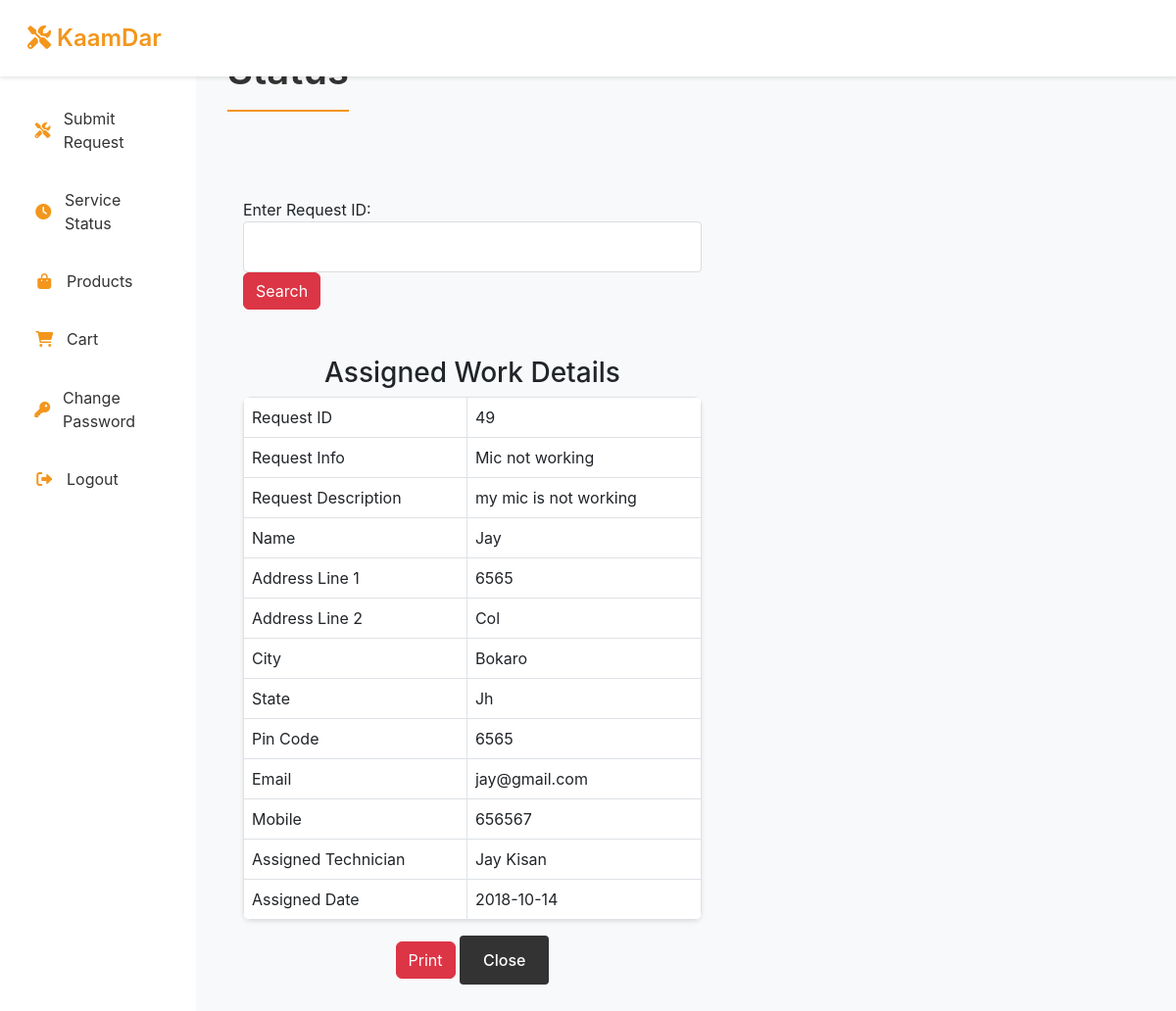
The page /Kaamdar_PHP/Requester/CheckStatus.php?checkid=49 (signed in) on the database its author committed.
### tables this page shows
CREATE TABLE `assignwork_tb` (
  `rno` int(11) NOT NULL,
  `request_id` int(11) NOT NULL,
  `request_info` text NOT NULL,
  `request_desc` text NOT NULL,
  `requester_name` varchar(60) NOT NULL,
  `requester_add1` text NOT NULL,
  `requester_add2` text NOT NULL,
  `requester_city` varchar(60) NOT NULL,
  `requester_state` varchar(60) NOT NULL,
  `requester_zip` int(11) NOT NULL,
  `requester_email` varchar(60) NOT NULL,
  `requester_mobile` bigint(11) NOT NULL,
  `assign_tech` varchar(60) NOT NULL,
  `assign_date` date NOT NULL
);

### Kaamdar_PHP/Requester/CheckStatus.php (the view, shortened to what this page needs)
<?php
include('includes/header.php');
include('../dbConnection.php');
?>
<div class="col-sm-6 mt-5  mx-3">
  <form action="" class="mt-3 form-inline d-print-none">
    <div class="form-group mr-3">
      <label for="checkid">Enter Request ID: </label>
      <input type="text" class="form-control ml-3" id="checkid" name="checkid" onkeypress="isInputNumber(event)">
    </div>
    <button type="submit" class="btn btn-danger">Search</button>
  </form>
  <?php
  if(isset($_REQUEST['checkid'])){
    $request_id = $_REQUEST['checkid'];
    $sql = "SELECT * FROM assignwork_tb WHERE request_id = ?";
    $stmt = $conn->prepare($sql);
    $stmt->bind_param("i", $request_id);
    $stmt->execute();
    $result = $stmt->get_result();
    $row = $result->fetch_assoc();
    if($row){ ?>
  <h3 class="text-center mt-5">Assigned Work Details</h3>
  <table class="table table-bordered">
    <tbody>
      <tr>
        <td>Request ID</td>
        <td>
          <?php if(isset($row['request_id'])) {echo $row['request_id']; } ?>
        </td>
      </tr>
      <tr>
        <td>Request Info</td>
        <td>
          <?php if(isset($row['request_info'])) {echo $row['request_info']; } ?>
        </td>
      </tr>
      <tr>
        <td>Request Description</td>
        <td>
          <?php if(isset($row['request_desc'])) {echo $row['request_desc']; } ?>
        </td>
      </tr>
      <tr>
        <td>Name</td>
        <td>
          <?php if(isset($row['requester_name'])) {echo $row['requester_name']; } ?>
        </td>
      </tr>
      <tr>
        <td>Address Line 1</td>
        <td>
          <?php if(isset($row['requester_add1'])) {echo $row['requester_add1']; } ?>
        </td>
      </tr>
      <tr>
        <td>Address Line 2</td>
        <td>
          <?php if(isset($row['requester_add2'])) {echo $row['requester_add2']; } ?>
        </td>
      </tr>
      <tr>
        <td>City</td>
        <td>
          <?php if(isset($row['requester_city'])) {echo $row['requester_city']; } ?>
        </td>
      </tr>
      <tr>
        <td>State</td>
        <td>
          <?php if(isset($row['requester_state'])) {echo $row['requester_state']; } ?>
        </td>
      </tr>
      <tr>
        <td>Pin Code</td>
        <td>
          <?php if(isset($row['requester_zip'])) {echo $row['requester_zip']; } ?>
        </td>
      </tr>
      <tr>
        <td>Email</td>
        <td>
          <?php if(isset($row['requester_email'])) {echo $row['requester_email']; } ?>
        </td>
      </tr>
      <tr>
        <td>Mobile</td>
        <td>
          <?php if(isset($row['requester_mobile'])) {echo $row['requester_mobile']; } ?>
        </td>
      </tr>
      <tr>
        <td>Assigned Technician</td>
        <td>
          <?php if(isset($row['assign_tech'])) {echo $row['assign_tech']; } ?>
        </td>
      </tr>
      <tr>
        <td>Assigned Date</td>
        <td>
          <?php if(isset($row['assign_date'])) {echo $row['assign_date']; } ?>
        </td>
      </tr>
    </tbody>
  </table>
  <div class="text-center">
    <form class="d-print-none d-inline mr-3">
      <input class="btn btn-danger" type="submit" value="Print" onClick="window.print()">
    </form>
    <form action="" method="POST" class="d-print-none d-inline">
      <input class="btn btn-secondary" type="submit" value="Close">
    </form>
  </div>
  <?php } else {
    echo '<div class="alert alert-warning mt-4" role="alert">No records found for this Request ID</div>';
  }
  } ?>
</div>
<?php
include('includes/footer.php');
?>

### Kaamdar_PHP/Requester/includes/header.php (style rules this page uses)
:root { --primary-color: #f3961c; --secondary-color: #333; --accent-color: #f3961c; --text-color: #333; --light-bg: #f8f9fa; --dark-bg: #333; }
body { background-color: var(--light-bg); font-family: -apple-system, BlinkMacSystemFont, "Segoe UI", Roboto, Helvetica, Arial, sans-serif; }
.btn-secondary { background: var(--secondary-color); border: none; padding: 0.8rem 1.5rem; border-radius: 4px; transition: all 0.3s ease; font-weight: 500; }
.form-control { border-radius: 4px; padding: 0.8rem 1rem; border: 1px solid #ddd; transition: all 0.3s ease; }
.table { background: white; border-radius: 8px; overflow: hidden; box-shadow: 0 2px 4px rgba(0,0,0,0.1); }

### rows shown on the page
assignwork_tb: request "49", request_info "Mic not working", request_desc "my mic is not working", requester_name "Jay", requester_add1 "6565", requester_add2 "Col", requester_city "Bokaro", requester_state "Jh", requester_zip "6565", requester_email "jay@gmail.com", requester_mobile "656567", assign_tech "Jay Kisan", assign_date "2018-10-14"
